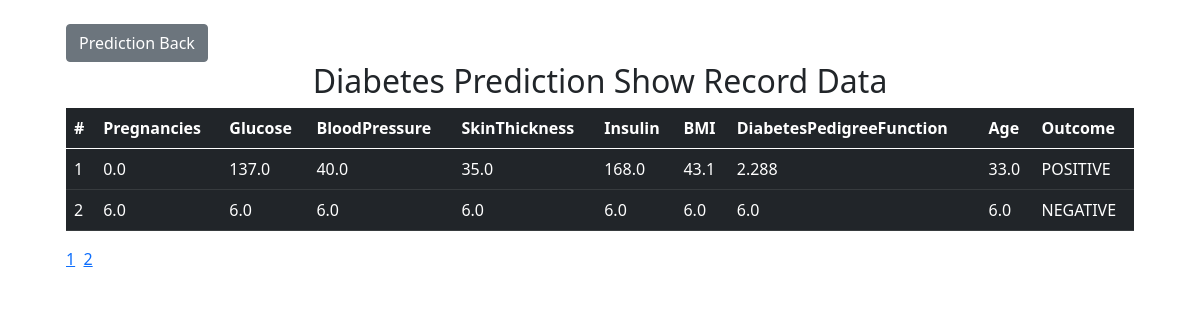
Screenshot of /predict/result/recordData/?page=2 with the database file from the repository.
### Diabetes_Predict_App/models.py (models this page shows)
class DiabetesPredict(models.Model):
    Pregnancies = models.FloatField()
    Glucose = models.FloatField()
    BloodPressure = models.FloatField()
    SkinThickness = models.FloatField()
    Insulin = models.FloatField()
    BMI = models.FloatField()
    DiabetesPedigreeFunction = models.FloatField()
    Age = models.FloatField()
    Outcome = models.CharField(max_length=50)

### Diabetes_Predict_App/views.py (the view)
# urls.py: path('predict/result/recordData/', views.recordData, name="recordData"),
def recordData(request):
    data = DiabetesPredict.objects.all()
    paginator = Paginator(data, 10)
    page_number = request.GET.get('page')
    page_obj = paginator.get_page(page_number)
    return render(request, "recordData.html",{"page_obj":page_obj, })

### templates/recordData.html (shortened to what this page needs)
<!DOCTYPE html>
<html lang="en">
<head>
    <link href="https://cdn.jsdelivr.net/npm/bootstrap@5.0.2/dist/css/bootstrap.min.css" rel="stylesheet">
</head>
<body>
    <div class="container">
        <div class="m-4">
            <table class="table table-dark table-hover">
                <a href="{% url 'predict' %}" class="btn btn-secondary">Prediction Back</a>
                <h2 style="text-align: center;">Diabetes Prediction Show Record Data</h2>
                <thead>
                    <tr>
                        <th>#</th>
                        <th>Pregnancies</th>
                        <th>Glucose</th>
                        <th>BloodPressure</th>
                        <th>SkinThickness</th>
                        <th>Insulin</th>
                        <th>BMI</th>
                        <th>DiabetesPedigreeFunction</th>
                        <th>Age</th>
                        <th>Outcome</th>
                    </tr>
                </thead>
                <tbody>
                    {% if page_obj %}
                    {% for p in page_obj %}
                    <tr>
                        <td>{{ forloop.counter}}</td>
                        <td>{{p.Pregnancies}}</td>
                        <td>{{p.Glucose}}</td>
                        <td>{{p.BloodPressure}}</td>
                        <td>{{p.SkinThickness}}</td>
                        <td>{{p.Insulin}}</td>
                        <td>{{p.BMI}}</td>
                        <td>{{p.DiabetesPedigreeFunction}}</td>
                        <td>{{p.Age}}</td>
                        <td>{{p.Outcome}}</td>
                    </tr>
                    {% endfor %}
                    {% else %}
                     <br><br>
                     <h2>No It Any Diabetes Prediction Data added yet.</h2>
                     <br><br>
                    {% endif %}
                </tbody>
            </table>
              <ul class="pagination">
               {% load l10n %}
               {% for page_obj in page_obj.paginator.page_range %}
                {% if page_obj.number == page_obj  %}
                    <li><a href="?page={{page_obj }}" class="active" >{{page_obj | localize }}</a></li>&nbsp;&nbsp;
                {% else %}
                    <li ><a href="?page={{page_obj}}">{{page_obj }}</a></li> &nbsp;&nbsp;
                {% endif %}
                {% endfor %}
            </ul>
        </div>
    </div>
</body>
</html>

### rows the page displays
DiabetesPredict: Pregnancies "0.0", Glucose "137.0", BloodPressure "40.0", SkinThickness "35.0", Insulin "168.0", BMI "43.1", DiabetesPedigreeFunction "2.288", Age "33.0", Outcome "POSITIVE"
DiabetesPredict: Pregnancies "6.0", Glucose "6.0", BloodPressure "6.0", SkinThickness "6.0", Insulin "6.0", BMI "6.0", DiabetesPedigreeFunction "6.0", Age "6.0", Outcome "NEGATIVE"

### other values shown
{{ page_obj }} "1" "2"
